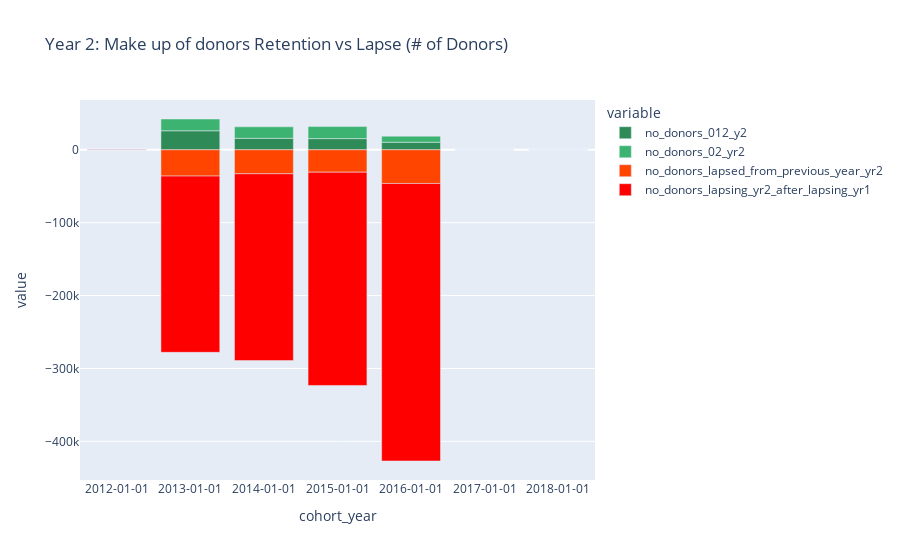

The code cell stored with this chart in its notebook:
### Code cell
fig = px.bar(df5, x="cohort_year", y=['no_donors_012_y2', 'no_donors_02_yr2', 'no_donors_lapsed_from_previous_year_yr2', 'no_donors_lapsing_yr2_after_lapsing_yr1'],
            title="Year 2: Make up of donors Retention vs Lapse (# of Donors)", 
             color_discrete_sequence =['seagreen', 'mediumseagreen','orangered','red'])
 #barmode='group', labels={'index':'year', 'y':'amount ($)'}, 
fig.update_xaxes(type='category')
#fig.update_traces(marker_color='green','red')
fig.show()

### Figure 1 — Plotly figure (JSON) as saved in the notebook; plotly's stock layout.template omitted (floating-point values rounded to 4 significant figures)
{"data": [{"alignmentgroup": "True", "hovertemplate": "variable=no_donors_012_y2<br>cohort_year=%{x}<br>value=%{y}<extra></extra>", "legendgroup": "no_donors_012_y2", "marker": {"color": "seagreen"}, "name": "no_donors_012_y2", "offsetgroup": "no_donors_012_y2", "orientation": "v", "showlegend": true, "textposition": "auto", "type": "bar", "x": ["2012-01-01", "2013-01-01", "2014-01-01", "2015-01-01", "2016-01-01", "2017-01-01", "2018-01-01"], "xaxis": "x", "y": [12, 26080, 15739, 15323, 10335, 0, 0], "yaxis": "y"}, {"alignmentgroup": "True", "hovertemplate": "variable=no_donors_02_yr2<br>cohort_year=%{x}<br>value=%{y}<extra></extra>", "legendgroup": "no_donors_02_yr2", "marker": {"color": "mediumseagreen"}, "name": "no_donors_02_yr2", "offsetgroup": "no_donors_02_yr2", "orientation": "v", "showlegend": true, "textposition": "auto", "type": "bar", "x": ["2012-01-01", "2013-01-01", "2014-01-01", "2015-01-01", "2016-01-01", "2017-01-01", "2018-01-01"], "xaxis": "x", "y": [2, 16153, 15786, 16520, 8338, 0, 0], "yaxis": "y"}, {"alignmentgroup": "True", "hovertemplate": "variable=no_donors_lapsed_from_previous_year_yr2<br>cohort_year=%{x}<br>value=%{y}<extra></extra>", "legendgroup": "no_donors_lapsed_from_previous_year_yr2", "marker": {"color": "orangered"}, "name": "no_donors_lapsed_from_previous_year_yr2", "offsetgroup": "no_donors_lapsed_from_previous_year_yr2", "orientation": "v", "showlegend": true, "textposition": "auto", "type": "bar", "x": ["2012-01-01", "2013-01-01", "2014-01-01", "2015-01-01", "2016-01-01", "2017-01-01", "2018-01-01"], "xaxis": "x", "y": [-21, -36050, -32928, -30755, -46202, 0, 0], "yaxis": "y"}, {"alignmentgroup": "True", "hovertemplate": "variable=no_donors_lapsing_yr2_after_lapsing_yr1<br>cohort_year=%{x}<br>value=%{y}<extra></extra>", "legendgroup": "no_donors_lapsing_yr2_after_lapsing_yr1", "marker": {"color": "red"}, "name": "no_donors_lapsing_yr2_after_lapsing_yr1", "offsetgroup": "no_donors_lapsing_yr2_after_lapsing_yr1", "orientation": "v", "showlegend": true, "textposition": "auto", "type": "bar", "x": ["2012-01-01", "2013-01-01", "2014-01-01", "2015-01-01", "2016-01-01", "2017-01-01", "2018-01-01"], "xaxis": "x", "y": [-106, -241786, -256220, -292539, -380721, 0, 0], "yaxis": "y"}], "layout": {"barmode": "relative", "legend": {"title": {"text": "variable"}, "tracegroupgap": 0}, "title": {"text": "Year 2: Make up of donors Retention vs Lapse (# of Donors)"}, "xaxis": {"anchor": "y", "domain": [0, 1], "title": {"text": "cohort_year"}, "type": "category"}, "yaxis": {"anchor": "x", "domain": [0, 1], "title": {"text": "value"}}}}
